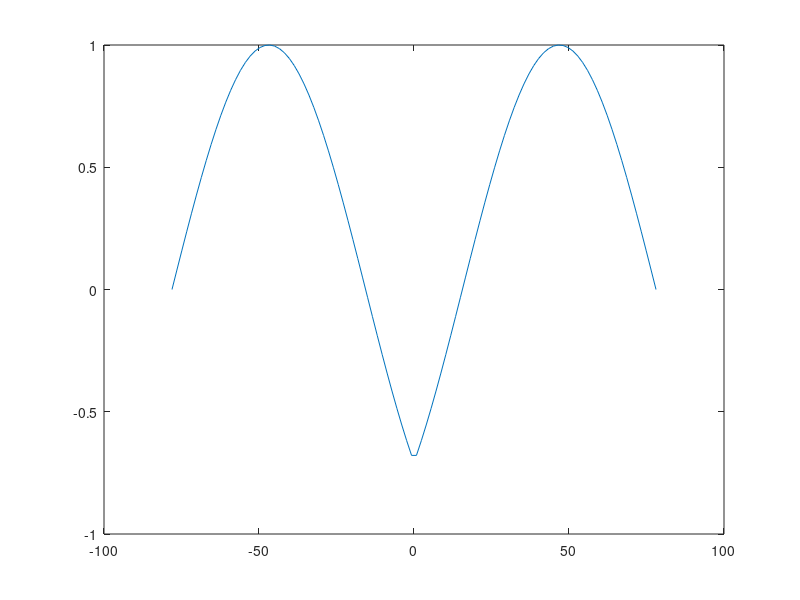

MATLAB code to generate this figure:
% lab 3

c = 2.99792458*10^8;% speed of light
I0 = 1;             % current amplitude
f = 2.4*10^6;           % frequency
lambda = c/f;       % wavelength
k = (2*pi)/lambda;  % wave #
L = 1.25*lambda;    % length of antenna
N = 100;            % # of data points
z = linspace(-L/2,L/2,N);

% piecewise equation for current phasor I~(z)
%{
for i = 1:N
    if z(i) < 0
        I(i) = I0*sin(k*(L/2+z(i)));
    elseif abs(z(i)) > L/2
        disp('error: z out of bounds')
    else
        I(i) = I0*sin(k*(L/2-z(i)));
    end
end
%}
I = I0.*sin(k.*(L/2-abs(z)));

plot(z,I)